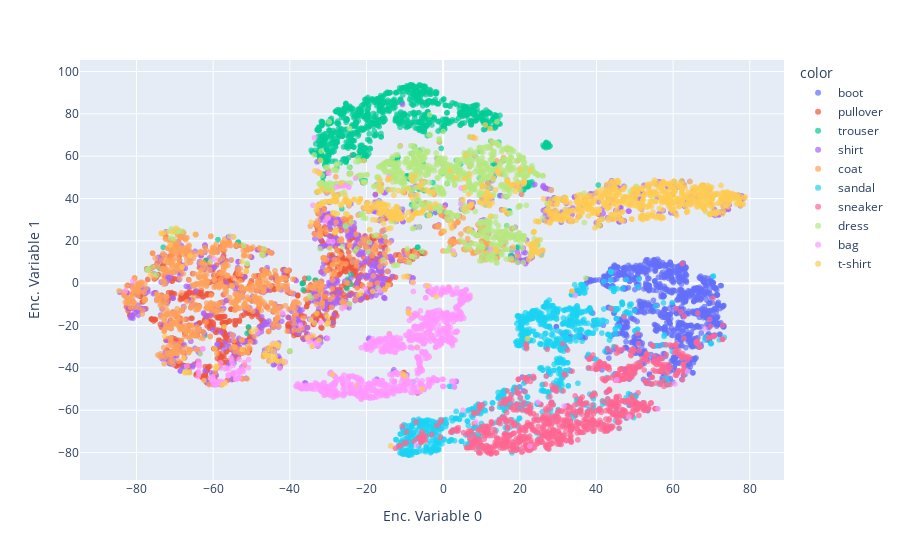

Notebook code for this chart:
### Code cell
from sklearn.manifold import TSNE

tsne = TSNE(n_components=2)
encoded_samples_reduced_TSNE = tsne.fit_transform(encoded_samples[[f"Enc. Variable {i}" for i in range(encoded_space_dim)]])
encoded_samples_reduced_TSNE = pd.DataFrame({
    "Enc. Variable 0": encoded_samples_reduced_TSNE[:, 0],
    "Enc. Variable 1": encoded_samples_reduced_TSNE[:, 1], 
    "label":encoded_samples.label}
)
px.scatter(encoded_samples_reduced_TSNE, x='Enc. Variable 0', y='Enc. Variable 1', color=[label_names[l] for l in encoded_samples.label.to_numpy()], opacity=0.7)

### Figure 1 — Plotly figure (JSON) as saved in the notebook; plotly's stock layout.template omitted (floating-point values rounded to 4 significant figures; data arrays with more than 128 entries replaced by an {"elided": "..."} marker saying what was removed)
{"data": [{"hovertemplate": "color=boot<br>Enc. Variable 0=%{x}<br>Enc. Variable 1=%{y}<extra></extra>", "legendgroup": "boot", "marker": {"color": "#636efa", "opacity": 0.7, "symbol": "circle"}, "mode": "markers", "name": "boot", "showlegend": true, "type": "scattergl", "x": {"elided": "1000 float values"}, "xaxis": "x", "y": {"elided": "1000 float values"}, "yaxis": "y"}, {"hovertemplate": "color=pullover<br>Enc. Variable 0=%{x}<br>Enc. Variable 1=%{y}<extra></extra>", "legendgroup": "pullover", "marker": {"color": "#EF553B", "opacity": 0.7, "symbol": "circle"}, "mode": "markers", "name": "pullover", "showlegend": true, "type": "scattergl", "x": {"elided": "1000 float values"}, "xaxis": "x", "y": {"elided": "1000 float values"}, "yaxis": "y"}, {"hovertemplate": "color=trouser<br>Enc. Variable 0=%{x}<br>Enc. Variable 1=%{y}<extra></extra>", "legendgroup": "trouser", "marker": {"color": "#00cc96", "opacity": 0.7, "symbol": "circle"}, "mode": "markers", "name": "trouser", "showlegend": true, "type": "scattergl", "x": {"elided": "1000 float values"}, "xaxis": "x", "y": {"elided": "1000 float values"}, "yaxis": "y"}, {"hovertemplate": "color=shirt<br>Enc. Variable 0=%{x}<br>Enc. Variable 1=%{y}<extra></extra>", "legendgroup": "shirt", "marker": {"color": "#ab63fa", "opacity": 0.7, "symbol": "circle"}, "mode": "markers", "name": "shirt", "showlegend": true, "type": "scattergl", "x": {"elided": "1000 float values"}, "xaxis": "x", "y": {"elided": "1000 float values"}, "yaxis": "y"}, {"hovertemplate": "color=coat<br>Enc. Variable 0=%{x}<br>Enc. Variable 1=%{y}<extra></extra>", "legendgroup": "coat", "marker": {"color": "#FFA15A", "opacity": 0.7, "symbol": "circle"}, "mode": "markers", "name": "coat", "showlegend": true, "type": "scattergl", "x": {"elided": "1000 float values"}, "xaxis": "x", "y": {"elided": "1000 float values"}, "yaxis": "y"}, {"hovertemplate": "color=sandal<br>Enc. Variable 0=%{x}<br>Enc. Variable 1=%{y}<extra></extra>", "legendgroup": "sandal", "marker": {"color": "#19d3f3", "opacity": 0.7, "symbol": "circle"}, "mode": "markers", "name": "sandal", "showlegend": true, "type": "scattergl", "x": {"elided": "1000 float values"}, "xaxis": "x", "y": {"elided": "1000 float values"}, "yaxis": "y"}, {"hovertemplate": "color=sneaker<br>Enc. Variable 0=%{x}<br>Enc. Variable 1=%{y}<extra></extra>", "legendgroup": "sneaker", "marker": {"color": "#FF6692", "opacity": 0.7, "symbol": "circle"}, "mode": "markers", "name": "sneaker", "showlegend": true, "type": "scattergl", "x": {"elided": "1000 float values"}, "xaxis": "x", "y": {"elided": "1000 float values"}, "yaxis": "y"}, {"hovertemplate": "color=dress<br>Enc. Variable 0=%{x}<br>Enc. Variable 1=%{y}<extra></extra>", "legendgroup": "dress", "marker": {"color": "#B6E880", "opacity": 0.7, "symbol": "circle"}, "mode": "markers", "name": "dress", "showlegend": true, "type": "scattergl", "x": {"elided": "1000 float values"}, "xaxis": "x", "y": {"elided": "1000 float values"}, "yaxis": "y"}, {"hovertemplate": "color=bag<br>Enc. Variable 0=%{x}<br>Enc. Variable 1=%{y}<extra></extra>", "legendgroup": "bag", "marker": {"color": "#FF97FF", "opacity": 0.7, "symbol": "circle"}, "mode": "markers", "name": "bag", "showlegend": true, "type": "scattergl", "x": {"elided": "1000 float values"}, "xaxis": "x", "y": {"elided": "1000 float values"}, "yaxis": "y"}, {"hovertemplate": "color=t-shirt<br>Enc. Variable 0=%{x}<br>Enc. Variable 1=%{y}<extra></extra>", "legendgroup": "t-shirt", "marker": {"color": "#FECB52", "opacity": 0.7, "symbol": "circle"}, "mode": "markers", "name": "t-shirt", "showlegend": true, "type": "scattergl", "x": {"elided": "1000 float values"}, "xaxis": "x", "y": {"elided": "1000 float values"}, "yaxis": "y"}], "layout": {"legend": {"title": {"text": "color"}, "tracegroupgap": 0}, "margin": {"t": 60}, "xaxis": {"anchor": "y", "domain": [0, 1], "title": {"text": "Enc. Variable 0"}}, "yaxis": {"anchor": "x", "domain": [0, 1], "title": {"text": "Enc. Variable 1"}}}}
